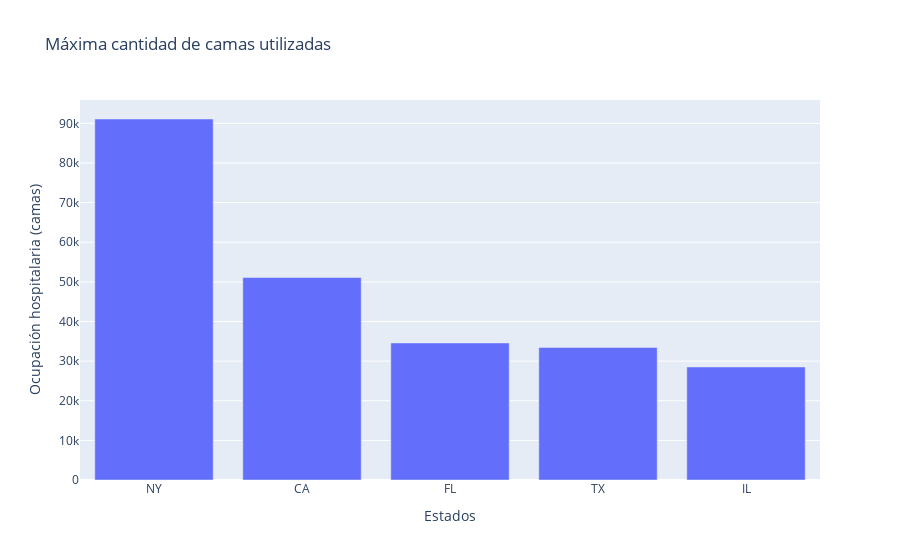

Write notebook code for a chart like this one.
### Code cell
fig = px.bar(internaciones_acum_top, x = "state", y = "inpatient_bed_covid_utilization_numerator",
         title='Máxima cantidad de camas utilizadas',
        labels= {'state':'Estados',
                        'inpatient_bed_covid_utilization_numerator':'Ocupación hospitalaria (camas)'})
fig.show()

### Figure 1 — Plotly figure (JSON) as saved in the notebook; plotly's stock layout.template omitted (floating-point values rounded to 4 significant figures)
{"data": [{"alignmentgroup": "True", "hovertemplate": "Estados=%{x}<br>Ocupación hospitalaria (camas)=%{y}<extra></extra>", "legendgroup": "", "marker": {"color": "#636efa", "pattern": {"shape": ""}}, "name": "", "offsetgroup": "", "orientation": "v", "showlegend": false, "textposition": "auto", "type": "bar", "x": ["NY", "CA", "FL", "TX", "IL"], "xaxis": "x", "y": [91091, 51094, 34578, 33452, 28517], "yaxis": "y"}], "layout": {"barmode": "relative", "legend": {"tracegroupgap": 0}, "title": {"text": "Máxima cantidad de camas utilizadas"}, "xaxis": {"anchor": "y", "domain": [0, 1], "title": {"text": "Estados"}}, "yaxis": {"anchor": "x", "domain": [0, 1], "title": {"text": "Ocupación hospitalaria (camas)"}}}}
